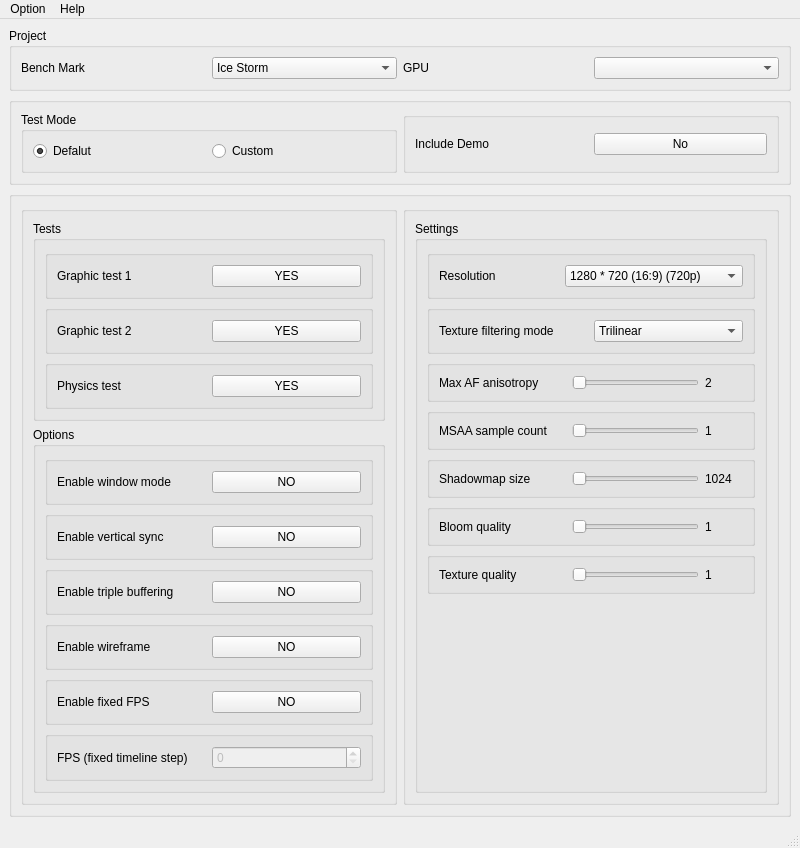
<?xml version="1.0" encoding="UTF-8"?>
<ui version="4.0">
 <class>MainWindow</class>
 <widget class="QMainWindow" name="MainWindow">
  <property name="geometry">
   <rect>
    <x>0</x>
    <y>0</y>
    <width>800</width>
    <height>600</height>
   </rect>
  </property>
  <property name="windowTitle">
   <string>MainWindow</string>
  </property>
  <widget class="QWidget" name="centralwidget">
   <layout class="QVBoxLayout" name="verticalLayout_3">
    <item>
     <widget class="QGroupBox" name="gbProject">
      <property name="maximumSize">
       <size>
        <width>16777215</width>
        <height>100</height>
       </size>
      </property>
      <property name="title">
       <string>Project</string>
      </property>
      <layout class="QHBoxLayout" name="horizontalLayout_2" stretch="1,1,1,1">
       <item>
        <widget class="QLabel" name="lBenchMark">
         <property name="text">
          <string>Bench Mark</string>
         </property>
        </widget>
       </item>
       <item>
        <widget class="QComboBox" name="cbBenchMark">
         <item>
          <property name="text">
           <string>Ice Storm</string>
          </property>
         </item>
         <item>
          <property name="text">
           <string>Ice Storm Extreme</string>
          </property>
         </item>
         <item>
          <property name="text">
           <string>Cloud Gate</string>
          </property>
         </item>
         <item>
          <property name="text">
           <string>Time Spy</string>
          </property>
         </item>
         <item>
          <property name="text">
           <string>Time Spy Extreme</string>
          </property>
         </item>
         <item>
          <property name="text">
           <string>Steel Nomad</string>
          </property>
         </item>
         <item>
          <property name="text">
           <string>Steel Nomad Light</string>
          </property>
         </item>
         <item>
          <property name="text">
           <string>Fire Strike</string>
          </property>
         </item>
         <item>
          <property name="text">
           <string>Fire Strike Extreme</string>
          </property>
         </item>
         <item>
          <property name="text">
           <string>Fire Strike Ultra</string>
          </property>
         </item>
         <item>
          <property name="text">
           <string>Wild Life</string>
          </property>
         </item>
         <item>
          <property name="text">
           <string>Wild Life Extreme</string>
          </property>
         </item>
         <item>
          <property name="text">
           <string>Night Raid</string>
          </property>
         </item>
         <item>
          <property name="text">
           <string>CPU Profile</string>
          </property>
         </item>
        </widget>
       </item>
       <item>
        <widget class="QLabel" name="lGPU">
         <property name="text">
          <string>GPU</string>
         </property>
        </widget>
       </item>
       <item>
        <widget class="QComboBox" name="cbGPU"/>
       </item>
      </layout>
     </widget>
    </item>
    <item>
     <widget class="QGroupBox" name="groupBox_24">
      <property name="title">
       <string/>
      </property>
      <layout class="QHBoxLayout" name="horizontalLayout_20">
       <item>
        <widget class="QGroupBox" name="gbTestMode">
         <property name="title">
          <string>Test Mode</string>
         </property>
         <layout class="QHBoxLayout" name="horizontalLayout_22" stretch="1,1">
          <item>
           <widget class="QRadioButton" name="rbDefault">
            <property name="text">
             <string>Defalut</string>
            </property>
            <property name="checked">
             <bool>true</bool>
            </property>
           </widget>
          </item>
          <item>
           <widget class="QRadioButton" name="rbCustom">
            <property name="text">
             <string>Custom</string>
            </property>
           </widget>
          </item>
         </layout>
        </widget>
       </item>
       <item>
        <widget class="QGroupBox" name="groupBox_26">
         <property name="title">
          <string/>
         </property>
         <layout class="QHBoxLayout" name="horizontalLayout_21" stretch="1,1">
          <item>
           <widget class="QLabel" name="lDemo">
            <property name="text">
             <string>Include Demo</string>
            </property>
           </widget>
          </item>
          <item>
           <widget class="QPushButton" name="bDemo">
            <property name="text">
             <string>No</string>
            </property>
            <property name="checkable">
             <bool>true</bool>
            </property>
           </widget>
          </item>
         </layout>
        </widget>
       </item>
      </layout>
     </widget>
    </item>
    <item>
     <widget class="QGroupBox" name="groupBox_11">
      <property name="title">
       <string/>
      </property>
      <layout class="QHBoxLayout" name="horizontalLayout_9" stretch="1,1">
       <item>
        <widget class="QGroupBox" name="groupBox_12">
         <property name="title">
          <string/>
         </property>
         <layout class="QVBoxLayout" name="verticalLayout">
          <item>
           <widget class="QGroupBox" name="gbTests">
            <property name="title">
             <string>Tests</string>
            </property>
            <layout class="QVBoxLayout" name="verticalLayout_5">
             <item>
              <widget class="QGroupBox" name="groupBox_14">
               <property name="title">
                <string/>
               </property>
               <layout class="QHBoxLayout" name="horizontalLayout_10">
                <item>
                 <widget class="QLabel" name="lGraphicTest_1">
                  <property name="text">
                   <string>Graphic test 1</string>
                  </property>
                 </widget>
                </item>
                <item>
                 <widget class="QPushButton" name="bGraphicTest_1">
                  <property name="text">
                   <string>YES</string>
                  </property>
                 </widget>
                </item>
               </layout>
              </widget>
             </item>
             <item>
              <widget class="QGroupBox" name="groupBox_15">
               <property name="title">
                <string/>
               </property>
               <layout class="QHBoxLayout" name="horizontalLayout_11">
                <item>
                 <widget class="QLabel" name="lGraphicTest_2">
                  <property name="text">
                   <string>Graphic test 2</string>
                  </property>
                 </widget>
                </item>
                <item>
                 <widget class="QPushButton" name="bGraphicTest_2">
                  <property name="text">
                   <string>YES</string>
                  </property>
                 </widget>
                </item>
               </layout>
              </widget>
             </item>
             <item>
              <widget class="QGroupBox" name="groupBox_16">
               <property name="title">
                <string/>
               </property>
               <layout class="QHBoxLayout" name="horizontalLayout_12">
                <item>
                 <widget class="QLabel" name="lPhysicsTest">
                  <property name="text">
                   <string>Physics test</string>
                  </property>
                 </widget>
                </item>
                <item>
                 <widget class="QPushButton" name="bPhysicsTest">
                  <property name="text">
                   <string>YES</string>
                  </property>
                 </widget>
                </item>
               </layout>
              </widget>
             </item>
            </layout>
           </widget>
          </item>
          <item>
           <widget class="QGroupBox" name="gbOptions">
            <property name="title">
             <string>Options</string>
            </property>
            <layout class="QVBoxLayout" name="verticalLayout_2">
             <item>
              <widget class="QGroupBox" name="groupBox_8">
               <property name="title">
                <string/>
               </property>
               <layout class="QHBoxLayout" name="horizontalLayout_3" stretch="1,1">
                <item>
                 <widget class="QLabel" name="lWindowMode">
                  <property name="text">
                   <string>Enable window mode</string>
                  </property>
                 </widget>
                </item>
                <item>
                 <widget class="QPushButton" name="bWindowMode">
                  <property name="text">
                   <string>NO</string>
                  </property>
                  <property name="checkable">
                   <bool>true</bool>
                  </property>
                 </widget>
                </item>
               </layout>
              </widget>
             </item>
             <item>
              <widget class="QGroupBox" name="groupBox_9">
               <property name="title">
                <string/>
               </property>
               <layout class="QHBoxLayout" name="horizontalLayout_4" stretch="1,1">
                <item>
                 <widget class="QLabel" name="lVerticaSync">
                  <property name="text">
                   <string>Enable vertical sync</string>
                  </property>
                 </widget>
                </item>
                <item>
                 <widget class="QPushButton" name="bVerticalSync">
                  <property name="text">
                   <string>NO</string>
                  </property>
                  <property name="checkable">
                   <bool>true</bool>
                  </property>
                 </widget>
                </item>
               </layout>
              </widget>
             </item>
             <item>
              <widget class="QGroupBox" name="groupBox_10">
               <property name="title">
                <string/>
               </property>
               <layout class="QHBoxLayout" name="horizontalLayout_5" stretch="1,1">
                <item>
                 <widget class="QLabel" name="lTripleBuffering">
                  <property name="text">
                   <string>Enable triple buffering</string>
                  </property>
                 </widget>
                </item>
                <item>
                 <widget class="QPushButton" name="bTripleBuffering">
                  <property name="text">
                   <string>NO</string>
                  </property>
                  <property name="checkable">
                   <bool>true</bool>
                  </property>
                 </widget>
                </item>
               </layout>
              </widget>
             </item>
             <item>
              <widget class="QGroupBox" name="groupBox_7">
               <property name="title">
                <string/>
               </property>
               <layout class="QHBoxLayout" name="horizontalLayout_8" stretch="1,1">
                <item>
                 <widget class="QLabel" name="lWireFrame">
                  <property name="text">
                   <string>Enable wireframe</string>
                  </property>
                 </widget>
                </item>
                <item>
                 <widget class="QPushButton" name="bWireFrame">
                  <property name="text">
                   <string>NO</string>
                  </property>
                  <property name="checkable">
                   <bool>true</bool>
                  </property>
                 </widget>
                </item>
               </layout>
              </widget>
             </item>
             <item>
              <widget class="QGroupBox" name="groupBox_6">
               <property name="title">
                <string/>
               </property>
               <layout class="QHBoxLayout" name="horizontalLayout_6" stretch="1,1">
                <item>
                 <widget class="QLabel" name="lFixedFPS">
                  <property name="text">
                   <string>Enable fixed FPS</string>
                  </property>
                 </widget>
                </item>
                <item>
                 <widget class="QPushButton" name="bFixedFPS">
                  <property name="text">
                   <string>NO</string>
                  </property>
                  <property name="checkable">
                   <bool>true</bool>
                  </property>
                 </widget>
                </item>
               </layout>
              </widget>
             </item>
             <item>
              <widget class="QGroupBox" name="groupBox_5">
               <property name="title">
                <string/>
               </property>
               <layout class="QHBoxLayout" name="horizontalLayout_7" stretch="1,1">
                <item>
                 <widget class="QLabel" name="lFPS">
                  <property name="text">
                   <string>FPS (fixed timeline step)</string>
                  </property>
                 </widget>
                </item>
                <item>
                 <widget class="QSpinBox" name="sbFPS">
                  <property name="enabled">
                   <bool>false</bool>
                  </property>
                 </widget>
                </item>
               </layout>
              </widget>
             </item>
             <item>
              <spacer name="verticalSpacer_2">
               <property name="orientation">
                <enum>Qt::Orientation::Vertical</enum>
               </property>
               <property name="sizeHint" stdset="0">
                <size>
                 <width>20</width>
                 <height>40</height>
                </size>
               </property>
              </spacer>
             </item>
            </layout>
           </widget>
          </item>
         </layout>
        </widget>
       </item>
       <item>
        <widget class="QGroupBox" name="groupBox_13">
         <property name="title">
          <string/>
         </property>
         <layout class="QVBoxLayout" name="verticalLayout_4">
          <item>
           <widget class="QGroupBox" name="gbSettings">
            <property name="title">
             <string>Settings</string>
            </property>
            <layout class="QVBoxLayout" name="verticalLayout_6">
             <item>
              <widget class="QGroupBox" name="groupBox_17">
               <property name="title">
                <string/>
               </property>
               <layout class="QHBoxLayout" name="horizontalLayout_13" stretch="1,1">
                <item>
                 <widget class="QLabel" name="lResolution">
                  <property name="text">
                   <string>Resolution</string>
                  </property>
                 </widget>
                </item>
                <item>
                 <widget class="QComboBox" name="cbResolution">
                  <property name="currentIndex">
                   <number>10</number>
                  </property>
                  <item>
                   <property name="text">
                    <string>640 * 480 (4:3) (480p)</string>
                   </property>
                  </item>
                  <item>
                   <property name="text">
                    <string>720 * 400</string>
                   </property>
                  </item>
                  <item>
                   <property name="text">
                    <string>720 * 480</string>
                   </property>
                  </item>
                  <item>
                   <property name="text">
                    <string>720 * 576 (5:4) (576p)</string>
                   </property>
                  </item>
                  <item>
                   <property name="text">
                    <string>800 * 600 (4:3)</string>
                   </property>
                  </item>
                  <item>
                   <property name="text">
                    <string>1024 * 600</string>
                   </property>
                  </item>
                  <item>
                   <property name="text">
                    <string>1024 * 768 (4:3)</string>
                   </property>
                  </item>
                  <item>
                   <property name="text">
                    <string>1152 * 864 (4:3)</string>
                   </property>
                  </item>
                  <item>
                   <property name="text">
                    <string>1176 * 664</string>
                   </property>
                  </item>
                  <item>
                   <property name="text">
                    <string>1200 * 960 (5:4)</string>
                   </property>
                  </item>
                  <item>
                   <property name="text">
                    <string>1280 * 720 (16:9) (720p)</string>
                   </property>
                  </item>
                  <item>
                   <property name="text">
                    <string>1280 * 768</string>
                   </property>
                  </item>
                  <item>
                   <property name="text">
                    <string>1280 * 800</string>
                   </property>
                  </item>
                  <item>
                   <property name="text">
                    <string>1280 * 960 (4:3)</string>
                   </property>
                  </item>
                  <item>
                   <property name="text">
                    <string>1280 * 1024 (5:4)</string>
                   </property>
                  </item>
                  <item>
                   <property name="text">
                    <string>1360 * 768</string>
                   </property>
                  </item>
                  <item>
                   <property name="text">
                    <string>1366 * 768</string>
                   </property>
                  </item>
                  <item>
                   <property name="text">
                    <string>1440 * 480</string>
                   </property>
                  </item>
                  <item>
                   <property name="text">
                    <string>1440 * 900</string>
                   </property>
                  </item>
                  <item>
                   <property name="text">
                    <string>1600 * 900 (16:9)</string>
                   </property>
                  </item>
                  <item>
                   <property name="text">
                    <string>1600 * 1024</string>
                   </property>
                  </item>
                  <item>
                   <property name="text">
                    <string>1600 * 1200 (4:3)</string>
                   </property>
                  </item>
                  <item>
                   <property name="text">
                    <string>1680 * 1050</string>
                   </property>
                  </item>
                  <item>
                   <property name="text">
                    <string>1768 * 992</string>
                   </property>
                  </item>
                  <item>
                   <property name="text">
                    <string>1920 * 1080 (16:9) (1080p)</string>
                   </property>
                  </item>
                  <item>
                   <property name="text">
                    <string>1920 * 1200</string>
                   </property>
                  </item>
                  <item>
                   <property name="text">
                    <string>1920 * 1440 (4:3)</string>
                   </property>
                  </item>
                  <item>
                   <property name="text">
                    <string>2048 * 1152 (16:9)</string>
                   </property>
                  </item>
                  <item>
                   <property name="text">
                    <string>2048 * 1280</string>
                   </property>
                  </item>
                  <item>
                   <property name="text">
                    <string>2160 * 1440</string>
                   </property>
                  </item>
                  <item>
                   <property name="text">
                    <string>2560 * 1080 (21:9)</string>
                   </property>
                  </item>
                  <item>
                   <property name="text">
                    <string>2560 * 1440 (16:9) (1440p)</string>
                   </property>
                  </item>
                  <item>
                   <property name="text">
                    <string>2560 * 1600</string>
                   </property>
                  </item>
                  <item>
                   <property name="text">
                    <string>3200 * 1800 (16:9)</string>
                   </property>
                  </item>
                  <item>
                   <property name="text">
                    <string>3440 * 1440 (21:9)</string>
                   </property>
                  </item>
                  <item>
                   <property name="text">
                    <string>3840 * 2160 (16:9) (4k)</string>
                   </property>
                  </item>
                  <item>
                   <property name="text">
                    <string>3840 * 2400</string>
                   </property>
                  </item>
                  <item>
                   <property name="text">
                    <string>4096 * 2304 (16:9)</string>
                   </property>
                  </item>
                  <item>
                   <property name="text">
                    <string>5120 * 2160 (21:9)</string>
                   </property>
                  </item>
                  <item>
                   <property name="text">
                    <string>5120 * 2880 (16:9)</string>
                   </property>
                  </item>
                  <item>
                   <property name="text">
                    <string>7680 * 4320 (16:9)</string>
                   </property>
                  </item>
                  <item>
                   <property name="text">
                    <string>8192 * 4608 (16:9)</string>
                   </property>
                  </item>
                 </widget>
                </item>
               </layout>
              </widget>
             </item>
             <item>
              <widget class="QGroupBox" name="groupBox_18">
               <property name="title">
                <string/>
               </property>
               <layout class="QHBoxLayout" name="horizontalLayout_14" stretch="1,1">
                <item>
                 <widget class="QLabel" name="lTextureFilteringMode">
                  <property name="text">
                   <string>Texture filtering mode</string>
                  </property>
                 </widget>
                </item>
                <item>
                 <widget class="QComboBox" name="cbTextureFilteringMode">
                  <property name="currentIndex">
                   <number>1</number>
                  </property>
                  <item>
                   <property name="text">
                    <string>Bilinear</string>
                   </property>
                  </item>
                  <item>
                   <property name="text">
                    <string>Trilinear</string>
                   </property>
                  </item>
                  <item>
                   <property name="text">
                    <string>Anisotropic</string>
                   </property>
                  </item>
                 </widget>
                </item>
               </layout>
              </widget>
             </item>
             <item>
              <widget class="QGroupBox" name="groupBox_19">
               <property name="title">
                <string/>
               </property>
               <layout class="QHBoxLayout" name="horizontalLayout_15" stretch="10,10,3">
                <item>
                 <widget class="QLabel" name="lMaxAFAnistropy">
                  <property name="text">
                   <string>Max AF anisotropy</string>
                  </property>
                 </widget>
                </item>
                <item>
                 <widget class="QSlider" name="sMaxAFAnistropy">
                  <property name="enabled">
                   <bool>false</bool>
                  </property>
                  <property name="maximum">
                   <number>3</number>
                  </property>
                  <property name="pageStep">
                   <number>10</number>
                  </property>
                  <property name="orientation">
                   <enum>Qt::Orientation::Horizontal</enum>
                  </property>
                 </widget>
                </item>
                <item>
                 <widget class="QLabel" name="vMaxAFAnistropy">
                  <property name="text">
                   <string>2</string>
                  </property>
                 </widget>
                </item>
               </layout>
              </widget>
             </item>
             <item>
              <widget class="QGroupBox" name="groupBox_21">
               <property name="title">
                <string/>
               </property>
               <layout class="QHBoxLayout" name="horizontalLayout_17" stretch="10,10,3">
                <item>
                 <widget class="QLabel" name="lMSAASampleCount">
                  <property name="text">
                   <string>MSAA sample count</string>
                  </property>
                 </widget>
                </item>
                <item>
                 <widget class="QSlider" name="sMSAASampleCount">
                  <property name="maximum">
                   <number>3</number>
                  </property>
                  <property name="orientation">
                   <enum>Qt::Orientation::Horizontal</enum>
                  </property>
                 </widget>
                </item>
                <item>
                 <widget class="QLabel" name="vMSAASampleCount">
                  <property name="text">
                   <string>1</string>
                  </property>
                 </widget>
                </item>
               </layout>
              </widget>
             </item>
             <item>
              <widget class="QGroupBox" name="groupBox_20">
               <property name="title">
                <string/>
               </property>
               <layout class="QHBoxLayout" name="horizontalLayout_16" stretch="10,10,3">
                <item>
                 <widget class="QLabel" name="lShadowmapSize">
                  <property name="text">
                   <string>Shadowmap size</string>
                  </property>
                 </widget>
                </item>
                <item>
                 <widget class="QSlider" name="sShadowmapSize">
                  <property name="maximum">
                   <number>2</number>
                  </property>
                  <property name="orientation">
                   <enum>Qt::Orientation::Horizontal</enum>
                  </property>
                 </widget>
                </item>
                <item>
                 <widget class="QLabel" name="vShadowmapSize">
                  <property name="text">
                   <string>1024</string>
                  </property>
                 </widget>
                </item>
               </layout>
              </widget>
             </item>
             <item>
              <widget class="QGroupBox" name="groupBox_22">
               <property name="title">
                <string/>
               </property>
               <layout class="QHBoxLayout" name="horizontalLayout_18" stretch="10,10,3">
                <item>
                 <widget class="QLabel" name="lBloomQuality">
                  <property name="text">
                   <string>Bloom quality</string>
                  </property>
                 </widget>
                </item>
                <item>
                 <widget class="QSlider" name="sBloomQuality">
                  <property name="maximum">
                   <number>1</number>
                  </property>
                  <property name="orientation">
                   <enum>Qt::Orientation::Horizontal</enum>
                  </property>
                 </widget>
                </item>
                <item>
                 <widget class="QLabel" name="vBloomQuality">
                  <property name="text">
                   <string>1</string>
                  </property>
                 </widget>
                </item>
               </layout>
              </widget>
             </item>
             <item>
              <widget class="QGroupBox" name="groupBox_23">
               <property name="title">
                <string/>
               </property>
               <layout class="QHBoxLayout" name="horizontalLayout_19" stretch="10,10,3">
                <item>
                 <widget class="QLabel" name="lTextureQuality">
                  <property name="text">
                   <string>Texture quality</string>
                  </property>
                 </widget>
                </item>
                <item>
                 <widget class="QSlider" name="sTextureQuality">
                  <property name="maximum">
                   <number>1</number>
                  </property>
                  <property name="orientation">
                   <enum>Qt::Orientation::Horizontal</enum>
                  </property>
                 </widget>
                </item>
                <item>
                 <widget class="QLabel" name="vTextureQuality">
                  <property name="text">
                   <string>1</string>
                  </property>
                 </widget>
                </item>
               </layout>
              </widget>
             </item>
             <item>
              <spacer name="verticalSpacer">
               <property name="orientation">
                <enum>Qt::Orientation::Vertical</enum>
               </property>
               <property name="sizeHint" stdset="0">
                <size>
                 <width>20</width>
                 <height>40</height>
                </size>
               </property>
              </spacer>
             </item>
            </layout>
           </widget>
          </item>
         </layout>
        </widget>
       </item>
      </layout>
     </widget>
    </item>
   </layout>
  </widget>
  <widget class="QMenuBar" name="menubar">
   <property name="geometry">
    <rect>
     <x>0</x>
     <y>0</y>
     <width>800</width>
     <height>18</height>
    </rect>
   </property>
   <widget class="QMenu" name="menuOption">
    <property name="title">
     <string>Option</string>
    </property>
   </widget>
   <widget class="QMenu" name="menuHelp">
    <property name="title">
     <string>Help</string>
    </property>
   </widget>
   <addaction name="menuOption"/>
   <addaction name="menuHelp"/>
  </widget>
  <widget class="QStatusBar" name="statusbar"/>
 </widget>
 <resources/>
 <connections/>
</ui>
